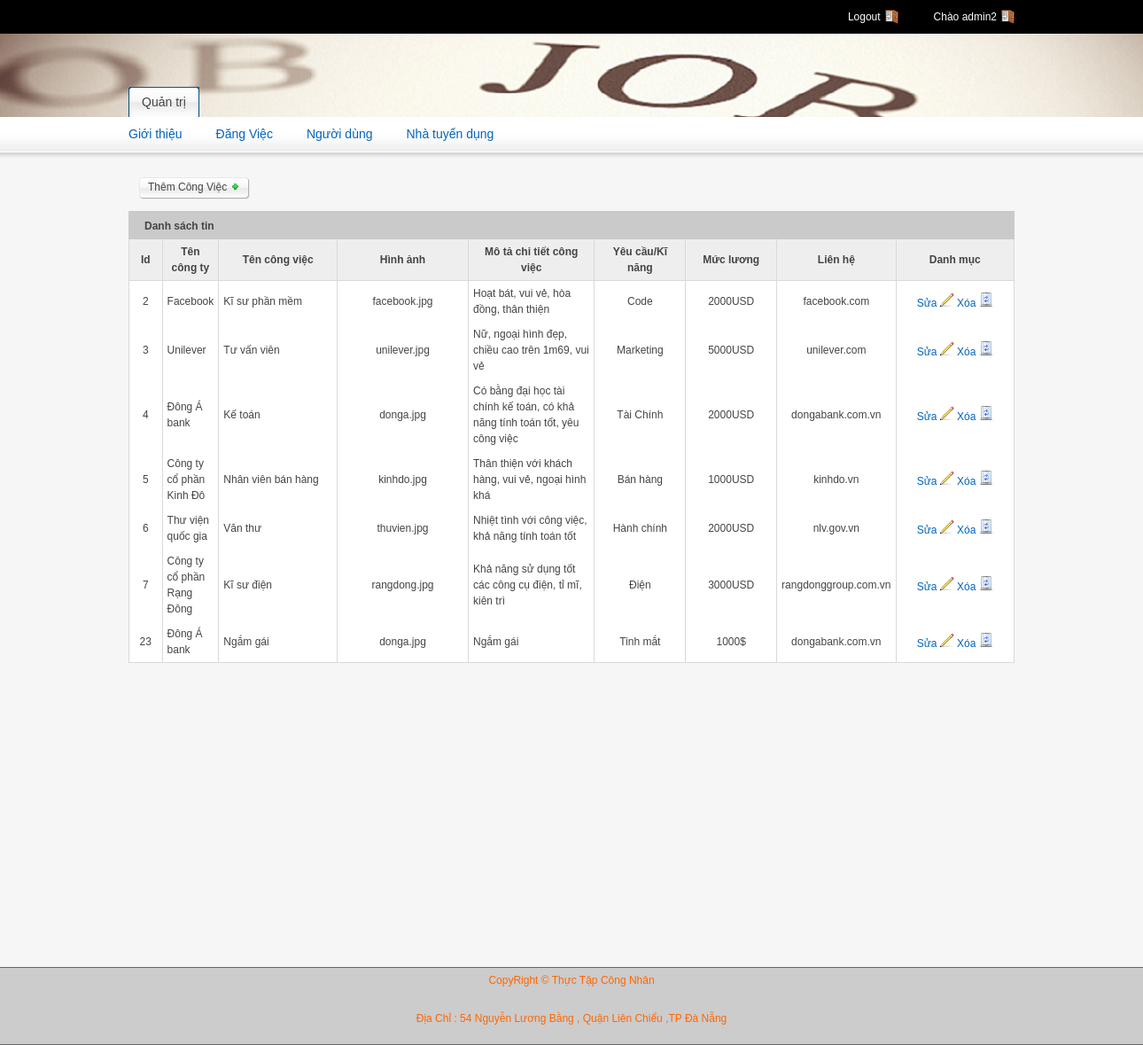
/admin/indexDangviec.php (signed in), run on the app's committed database.
### tables this page shows
CREATE TABLE `company_required` (
  `id_required` int(11) NOT NULL,
  `TenCongViec` varchar(50) NOT NULL,
  `ViTri` varchar(100) DEFAULT NULL,
  `KyNang` varchar(100) DEFAULT NULL,
  `DiaDiem` varchar(100) DEFAULT NULL,
  `id_com` int(10) DEFAULT NULL,
  `MoTa` varchar(200) DEFAULT NULL,
  `Luong` varchar(100) DEFAULT NULL,
  `Hinhanh` text NOT NULL
);

CREATE TABLE `company` (
  `id_com` int(10) NOT NULL,
  `name_com` varchar(100) NOT NULL,
  `Mota_com` text,
  `image_com` text,
  `lienhe` varchar(100) DEFAULT NULL,
  `ava_com` varchar(200) DEFAULT NULL,
  `fb_com` text,
  `email_com` text,
  `tw_com` text,
  `pt_com` text,
  `active` int(10) NOT NULL
);

### admin/moduns/content-indexDangviec.php (the view, shortened to what this page needs)
 <?php include 'lib/openConnection.php'; ?>
 <div class="bottom-spacing">
	  <div class="float-left">
		  <a href="addCongViec.php" class="button">
			<span>Thêm Công Việc <img src="images/plus-small.gif" alt=""></span>
		  </a>
	  </div>
</div>
<div class="grid_12">
	<div class="module">
		<h2><span>Danh sách tin</span></h2>
		<div class="module-table-body">
			<form action="">
			<table border="1" id="myTable" class="tablesorter">
				<thead>
					<tr>
						<th style="width:4%; text-align: center;">Id</th>
						<th>Tên công ty</th>
						<th style="width:15%"  rowspan="'.$row['number_record'].'">Tên công việc</th>
						<th style="width:16%; text-align: center;">Hình ảnh</th>
						<th style="width:16%; text-align: center;">Mô tả chi tiết công việc</th>
						<th style="width:11%; text-align: center;">Yêu cầu/Kĩ năng</th>
                        <th style="width:11%; text-align: center;">Mức lương</th>
                        <th style="width:11%; text-align: center;">Liên hệ</th>
                        <th style="width:15%">Danh mục</th>
					</tr>
				</thead>
				<?php
					$conn -> set_charset("utf8");
					$sql = "SELECT * FROM company INNER JOIN company_required ON company.id_com = company_required.id_com  ";
					$result = mysqli_query($conn, $sql);
					 if ($result) {
			  		 while ($row = $result->fetch_assoc()) {
					 echo'
						<tbody>
							<tr>
								<td class="align-center">'.$row['id_required'].'</td>
								<td>'.$row['name_com'].'</td>
								<td>'.$row['TenCongViec'].'</td>
								<td align="center">'.$row['image_com'].'</td>
								<td>'.$row['MoTa'].'</td>
								<td align="center">'.$row['KyNang'].'</td>
								<td align="center">'.$row['Luong'].'</td>
								<td align="center">'.$row['lienhe'].'</td>
								<td align="center">
									<a href="editDangviec.php?idc='.$row['id_com'].'&idr='.$row['id_required'].'">Sửa <img src="images/pencil.gif" alt="edit" /></a>';
									?> <a onclick="return confirm('Ban có muốn xóa không')" <?php echo'	<a href="delDangViec.php?idc='.$row['id_com'].'&idr='.$row['id_required'].'">Xóa <img src="images/bin.gif" width="16" height="16" alt="delete" /></a>
								</td>
							</tr>
						</tbody>';
					}}
				?>
			</table>
			</form>
		 </div>
	</div>
		 <div class="pagination">
		 </div>
          <div class="padding-bottom"></div>
</div>

### admin/css/style.css (style rules this page uses)
html, body, div, span, applet, object, iframe, h1, h2, h3, h4, h5, h6, p, blockquote, pre, a, abbr, acronym, address, big, cite, code, del, dfn, em, font, img, ins, kbd, q, s, samp, small, strike, strong, sub, sup, tt, var, b, u, i, center, dl, dt, dd, ol, ul, li, fieldset, form, label, legend, table, caption, tbody, tfoot, thead, tr, th, td { margin: 0; padding: 0; border: 0; outline: 0; font-size: 100%; background: transparent; }
body { line-height: 1; }
table { border-collapse: collapse; border-spacing: 0; }
body { font: 12px/1.5 tahoma,arial; color: #444444; background-color: #f6f6f6; }
h2 { font-size: 24px; letter-spacing: -1px; }
p, dl, hr, h1, h2, h3, h4, h5, h6, ol, ul, pre, table, address, fieldset { margin-bottom: 15px; }
a, a:visited { color:#0063be; text-decoration: none; }
.align-center { text-align: center; }
.float-left { float: left; }
.bottom-spacing { margin: 12px; }
.padding-bottom { padding-bottom:300px; }
div.module { float: left; margin-bottom: 10px; width: 100%; }
div.module div.module-table-body { padding: 0; float: left; width: 100%; }
div.module h2 { background: #cacaca; display: block; float: left; height: 32px; margin-right: 0px; padding-right: 0px; text-decoration: none; color: #444444; font-family: Arial, Helvetica, sans-serif; font-size:12px; font-weight:bold; width: 100%; margin-bottom: 0; letter-spacing: normal }
div.module h2 span { display: block; line-height: 20px; padding: 7px 0 5px 18px; }
div.module table { width: 100%; margin: 0 0 10px 0; border-left: 1px solid #d9d9d9; border-bottom: 1px solid #d9d9d9; }
div.module table th { background-color: #eeeeee; color: #444444; padding: 5px; border-right: 1px solid #d9d9d9; border-bottom: 1px solid #d9d9d9; }
div.module table td { background-color: #ffffff; padding: 5px;; border-right: 1px solid #d9d9d9; }
a.button { background: transparent url(../images/button-right-bg-m.gif) no-repeat scroll top right; display: block; float: left; height: 26px; padding-right: 11px; text-decoration: none; color: #444444; font-family: Arial, Helvetica, sans-serif; font-size:12px; }
a.button span { background: transparent url(../images/button-left-bg-m.gif) no-repeat top left; display: block; line-height: 15px; padding: 4px 0 7px 10px; }
.pagination { margin-bottom: 20px; float: right; }
#myTable td { vertical-align: middle; }

### data on the page
company_required: id_required "2", id_com.name_com "Facebook", TenCongViec "Kĩ sư phần mềm", id_com.image_com "facebook.jpg", MoTa "Hoạt bát, vui vẻ, hòa đồng, thân thiện", KyNang "Code", Luong "2000USD", id_com.lienhe "facebook.com"
company_required: id_required "3", id_com.name_com "Unilever", TenCongViec "Tư vấn viên", id_com.image_com "unilever.jpg", MoTa "Nữ, ngoại hình đẹp, chiều cao trên 1m69, vui vẻ", KyNang "Marketing", Luong "5000USD", id_com.lienhe "unilever.com"
company_required: id_required "4", id_com.name_com "Đông Á bank", TenCongViec "Kế toán", id_com.image_com "donga.jpg", MoTa "Có bằng đại học tài chính kế toán, có khả năng tính toán tốt, yêu công việc", KyNang "Tài Chính", Luong "2000USD", id_com.lienhe "dongabank.com.vn"
company_required: id_required "5", id_com.name_com "Công ty cổ phần Kinh Đô", TenCongViec "Nhân viên bán hàng", id_com.image_com "kinhdo.jpg", MoTa "Thân thiện với khách hàng, vui vẻ, ngoại hình khá", KyNang "Bán hàng", Luong "1000USD", id_com.lienhe "kinhdo.vn"
company_required: id_required "6", id_com.name_com "Thư viện quốc gia", TenCongViec "Văn thư", id_com.image_com "thuvien.jpg", MoTa "Nhiệt tình với công việc, khả năng tính toán tốt", KyNang "Hành chính", Luong "2000USD", id_com.lienhe "nlv.gov.vn"
company_required: id_required "7", id_com.name_com "Công ty cổ phần Rạng Đông", TenCongViec "Kĩ sư điện", id_com.image_com "rangdong.jpg", MoTa "Khả năng sử dụng tốt các công cụ điện, tỉ mĩ, kiên trì", KyNang "Điện", Luong "3000USD", id_com.lienhe "rangdonggroup.com.vn"
company_required: id_required "23", id_com.name_com "Đông Á bank", TenCongViec "Ngắm gái", id_com.image_com "donga.jpg", MoTa "Ngắm gái", KyNang "Tinh mắt", Luong "1000$", id_com.lienhe "dongabank.com.vn"

### other printed values
$_SESSION['username'] "admin2"
